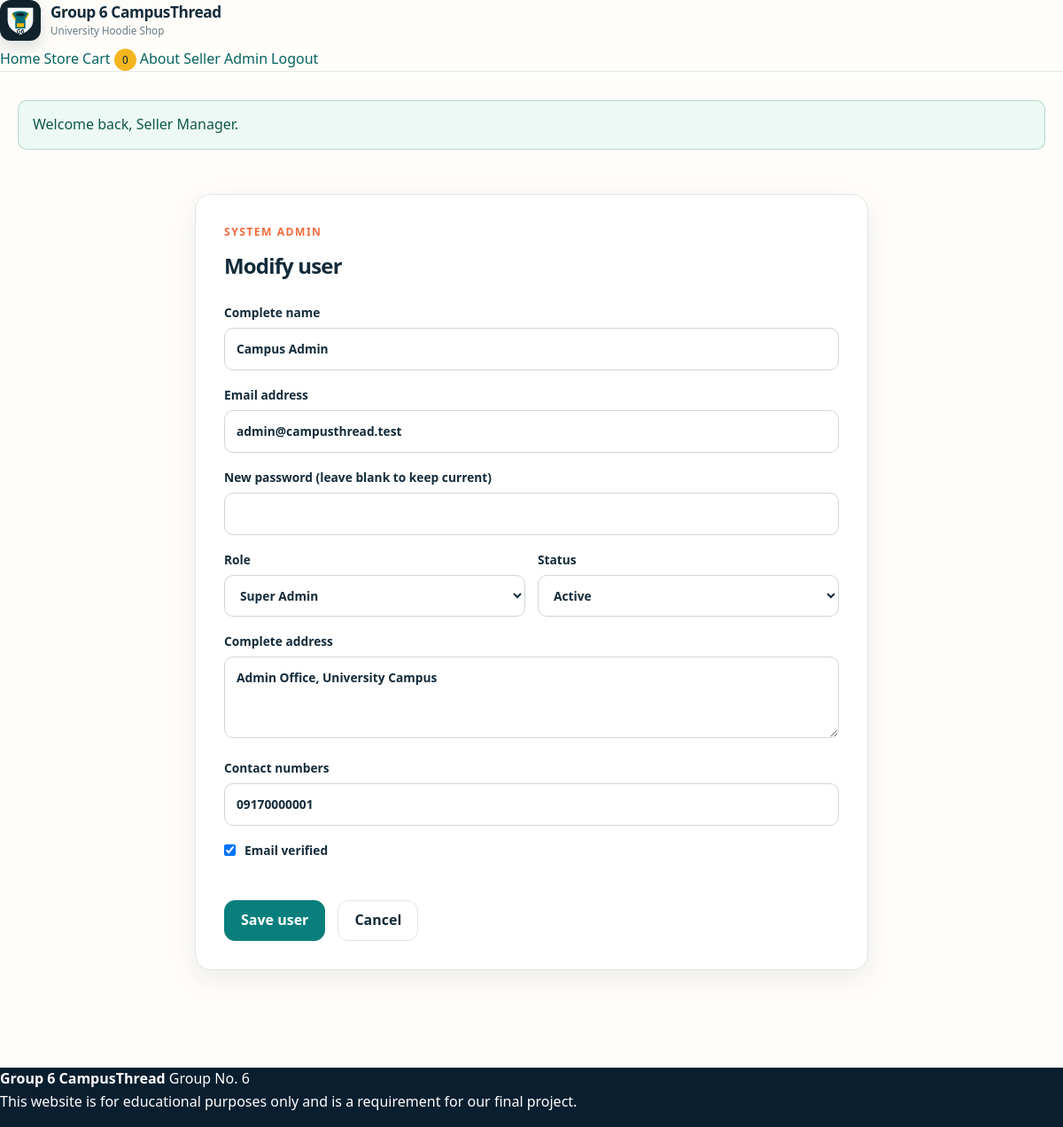
/campus-thread-hoodies/admin/user_form.php?id=1 (signed in), run on the app's committed database.
### tables this page shows
CREATE TABLE users (
            id INTEGER PRIMARY KEY AUTOINCREMENT,
            complete_name TEXT NOT NULL,
            email TEXT NOT NULL UNIQUE,
            password_hash TEXT NOT NULL,
            complete_address TEXT NOT NULL DEFAULT '',
            contact_numbers TEXT NOT NULL DEFAULT '',
            role TEXT NOT NULL DEFAULT 'buyer',
            status TEXT NOT NULL DEFAULT 'active',
            email_verified INTEGER NOT NULL DEFAULT 0,
            email_token TEXT,
            created_at TEXT NOT NULL DEFAULT CURRENT_TIMESTAMP,
            updated_at TEXT NOT NULL DEFAULT CURRENT_TIMESTAMP
        );

### campus-thread-hoodies/includes/database.php (called while the page is built, shortened)
<?php
function db(): PDO
{
    static $pdo = null;
    if ($pdo instanceof PDO) {
        return $pdo;
    }
    $pdo = new PDO('sqlite:' . DB_PATH, null, null, [
        PDO::ATTR_ERRMODE => PDO::ERRMODE_EXCEPTION,
        PDO::ATTR_DEFAULT_FETCH_MODE => PDO::FETCH_ASSOC,
    ]);
    $pdo->exec('PRAGMA foreign_keys = ON');
    return $pdo;
}

### campus-thread-hoodies/includes/functions.php (called while the page is built, shortened)
<?php
function h($value): string
{
    return htmlspecialchars((string) $value, ENT_QUOTES, 'UTF-8');
}
function url(string $path = ''): string
{
    return rtrim(BASE_PATH, '/') . '/' . ltrim($path, '/');
}

### campus-thread-hoodies/admin/user_form.php (the view, shortened to what this page needs)
<?php
$id = (int) ($_GET['id'] ?? 0);
$editing = $id > 0;
if ($editing) {
    $stmt = db()->prepare('SELECT * FROM users WHERE id = ? LIMIT 1');
    $stmt->execute([$id]);
    $userRecord = $stmt->fetch();
}
require_once __DIR__ . '/../includes/header.php';
?>
<section class="form-shell">
    <div class="form-panel">
        <p class="eyebrow">System admin</p>
        <h1><?= $editing ? 'Modify user' : 'Add user' ?></h1>
        <form method="post" class="stacked-form">
            <label>Complete name
                <input type="text" name="complete_name" value="<?= h($userRecord['complete_name']) ?>" required>
            </label>
            <label>Email address
                <input type="email" name="email" value="<?= h($userRecord['email']) ?>" required>
            </label>
            <label><?= $editing ? 'New password (leave blank to keep current)' : 'Password' ?>
                <input type="password" name="password" <?= $editing ? '' : 'required' ?> minlength="8">
            </label>
            <div class="form-grid">
                <label>Role
                    <select name="role">
                        <option value="super_admin" <?= $userRecord['role'] === 'super_admin' ? 'selected' : '' ?>>Super Admin</option>
                    </select>
                </label>
                <label>Status
                    <select name="status">
                        <option value="active" <?= $userRecord['status'] === 'active' ? 'selected' : '' ?>>Active</option>
                    </select>
                </label>
            </div>
            <label>Complete address
                <textarea name="complete_address" rows="3"><?= h($userRecord['complete_address']) ?></textarea>
            </label>
            <label>Contact numbers
                <input type="text" name="contact_numbers" value="<?= h($userRecord['contact_numbers']) ?>">
            </label>
            <label class="check-line">
                <input type="checkbox" name="email_verified" value="1" <?= (int) $userRecord['email_verified'] === 1 ? 'checked' : '' ?>>
                Email verified
            </label>
            <div class="button-row">
                <button class="button primary" type="submit">Save user</button>
                <a class="button ghost" href="<?= h(url('admin/users.php')) ?>">Cancel</a>
            </div>
        </form>
    </div>
</section>
<?php require_once __DIR__ . '/../includes/footer.php'; ?>

### campus-thread-hoodies/assets/css/styles.css (style rules this page uses)
:root { --navy: #102a43; --navy-deep: #091e2f; --teal: #087f7c; --teal-dark: #056562; --orange: #f26a3d; --gold: #f3b61f; --cream: #f7f2e8; --sand: #ede5d6; --paper: #fffdf9; --white: #ffffff; --ink: #142b3a; --muted: #687981; --line: #dfe5e5; --success: #18715c; --error: #a83b32; --radius-sm: 10px; --radius: 18px; --radius-lg: 30px; --shadow-sm: 0 10px 28px rgba(16, 42, 67, 0.08); --shadow: 0 24px 60px rgba(16, 42, 67, 0.13); --container: 1180px; }
* { box-sizing: border-box; }
html { min-height: 100%; scroll-behavior: smooth; }
body { min-height: 100vh; min-height: 100dvh; margin: 0; display: flex; flex-direction: column; color: var(--ink); background: var(--paper); font-family: "Segoe UI", Arial, Helvetica, sans-serif; font-size: 16px; line-height: 1.6; -webkit-font-smoothing: antialiased; }
body::before { position: fixed; inset: 0; z-index: -1; content: ""; pointer-events: none; background-image: radial-gradient(rgba(16, 42, 67, 0.045) 0.7px, transparent 0.7px); background-size: 16px 16px; }
a { color: var(--teal-dark); text-decoration: none; }
button, input, textarea, select { font: inherit; }
button, a { -webkit-tap-highlight-color: transparent; }
h1, h2, h3, p { overflow-wrap: break-word; }
h1, h2, h3 { letter-spacing: -0.035em; }
h1, h2, h3, p { margin-top: 0; }
.eyebrow { margin: 0 0 10px; color: var(--orange); font-size: 0.76rem; font-weight: 900; letter-spacing: 0.12em; text-transform: uppercase; }
.hero-actions, .button-row, .admin-actions, .success-actions { display: flex; align-items: center; flex-wrap: wrap; gap: 14px; margin-top: 28px; }
.button { min-height: 46px; display: inline-flex; align-items: center; justify-content: center; gap: 10px; padding: 10px 18px; border: 1px solid var(--line); border-radius: 12px; color: var(--ink); background: var(--white); font-weight: 800; line-height: 1.2; text-align: center; cursor: pointer; transition: transform 150ms ease, box-shadow 150ms ease, background 150ms ease; }
.button.primary { border-color: var(--teal); color: var(--white); background: var(--teal); }
.section-head h2, .admin-page-head h1, .summary-table h2, .admin-card h2, .form-panel h1, .form-panel h2 { margin: 0; }
.product-card, .admin-card, .form-panel, .summary-panel, .summary-table, .empty-state, .about-grid article, .value-grid article { border: 1px solid var(--line); border-radius: var(--radius); background: var(--white); box-shadow: var(--shadow-sm); }
.form-shell { min-height: 520px; display: grid; place-items: center; padding: 30px 0; }
.form-panel { width: min(760px, 100%); padding: 32px; }
.stacked-form { display: grid; gap: 17px; margin-top: 22px; }
.form-grid { display: grid; grid-template-columns: repeat(2, minmax(0, 1fr)); gap: 14px; }
label, legend { color: var(--ink); font-size: 0.86rem; font-weight: 800; }
input, textarea, select { width: 100%; margin-top: 6px; padding: 12px 13px; border: 1px solid #cdd7d8; border-radius: 10px; color: var(--ink); background: var(--white); transition: border 150ms ease, box-shadow 150ms ease; }
input::placeholder, textarea::placeholder { color: #9ba8ac; }
textarea { resize: vertical; }
.check-line { display: flex; align-items: center; gap: 10px; }
.check-line input { width: auto; margin: 0; }

### data on the page
users: complete_name "Campus Admin", email "admin@campusthread.test", role "Super Admin", status "Active", complete_address "Admin Office, University Campus", contact_numbers "09170000001", email_verified "☑"

### other printed values
GROUP_NAME "Group 6 CampusThread"
$cartCount "0"
$message "Welcome back, Seller Manager."
GROUP_NUMBER "6"
